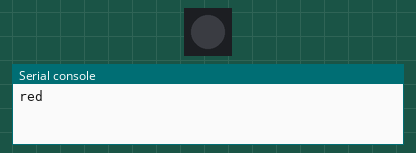
Bench run of a program on a simulated Raspberry Pi Pico running MicroPython. Parts: 1 RGB LEDs in strip order, left to right, the last lines printed to the serial console. Dim RGB values are drawn brighter than linear. At 12.8 s the program stops and its outputs stay as they are.

Above: at 0.15 s.
At 3.15 s:
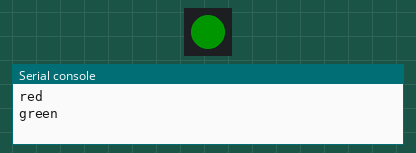
At 6.16 s:
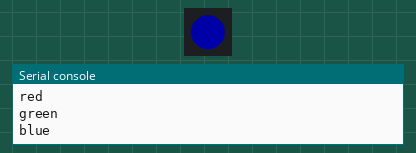
At 12.47 s:
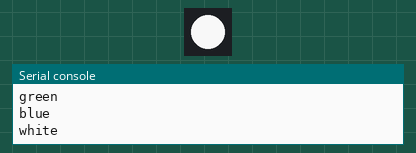
Timing chart, 0 to 14.3 s (numbered marks = the images above):
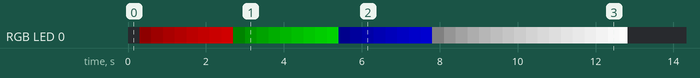

Measured:
- by itself, RGB LED 0: off → RGB(14, 0, 0) at 0.30 s, → RGB(29, 0, 0) 0.30 s later, → RGB(44, 0, 0) 0.30 s later, → RGB(59, 0, 0) 0.30 s later, … (43 changes in this stretch)

The program:

main.py
```python
import array, time
from machine import Pin
import rp2
from rp2 import PIO, StateMachine, asm_pio

# Configure the number of WS2812 LEDs.
NUM_LEDS = 1

@asm_pio(sideset_init=PIO.OUT_LOW, out_shiftdir=PIO.SHIFT_LEFT, autopull=True, pull_thresh=24)
def ws2812():
    T1 = 2
    T2 = 5
    T3 = 3
    wrap_target()
    label("bitloop")
    out(x, 1)               .side(0)    [T3 - 1]
    jmp(not_x, "do_zero")   .side(1)    [T1 - 1]
    jmp("bitloop")          .side(1)    [T2 - 1]
    label("do_zero")
    nop()                   .side(0)    [T2 - 1]
    wrap()
# Create the StateMachine with the ws2812 program, outputting on Pin(16).
sm = StateMachine(0, ws2812, freq=8000000, sideset_base=Pin(16))

# Start the StateMachine, it will wait for data on its FIFO.
sm.active(1)

# Display a pattern on the LEDs via an array of LED RGB values.
ar = array.array("I", [0 for _ in range(NUM_LEDS)])

print("red")
for j in range(128):
    ar = j<<8
    sm.put(ar,8)
    time.sleep_ms(20)

print("green")
for j in range(128):
    ar = j<<16
    sm.put(ar,8)
    time.sleep_ms(20)

print("blue")
for j in range(128):
    ar = j
    sm.put(ar,8)
    time.sleep_ms(20)

print("white")
for j in range(256):
    ar = (j<<16) + (j<<8) + j
    sm.put(ar,8)
    time.sleep_ms(20)

print("turn off")
ar = 0x000000
sm.put(ar,8)
```
